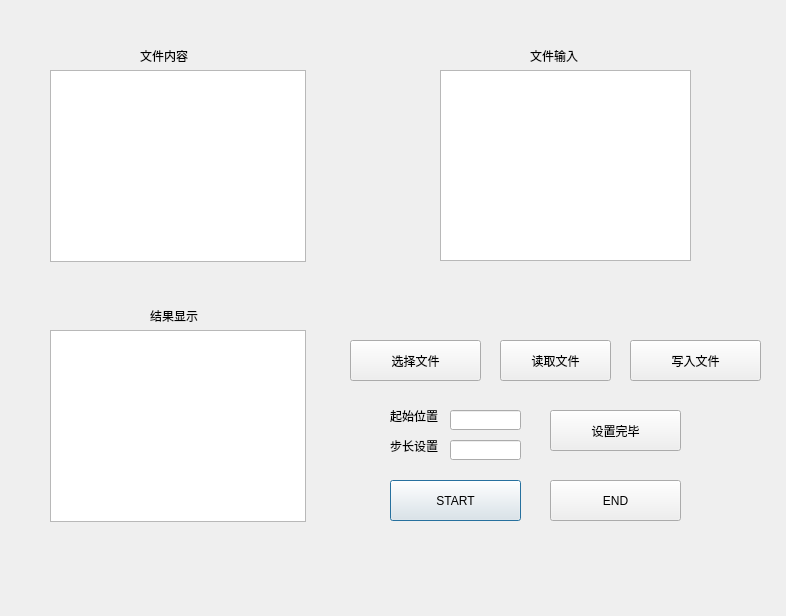
<?xml version="1.0" encoding="UTF-8"?>
<ui version="4.0">
 <class>MainWindow</class>
 <widget class="QDialog" name="MainWindow">
  <property name="geometry">
   <rect>
    <x>0</x>
    <y>0</y>
    <width>786</width>
    <height>616</height>
   </rect>
  </property>
  <property name="windowTitle">
   <string>Dialog</string>
  </property>
  <widget class="QPushButton" name="start">
   <property name="geometry">
    <rect>
     <x>390</x>
     <y>480</y>
     <width>131</width>
     <height>41</height>
    </rect>
   </property>
   <property name="text">
    <string>START</string>
   </property>
  </widget>
  <widget class="QPushButton" name="close">
   <property name="geometry">
    <rect>
     <x>550</x>
     <y>480</y>
     <width>131</width>
     <height>41</height>
    </rect>
   </property>
   <property name="text">
    <string>END</string>
   </property>
  </widget>
  <widget class="QTextBrowser" name="result_show">
   <property name="geometry">
    <rect>
     <x>50</x>
     <y>330</y>
     <width>256</width>
     <height>192</height>
    </rect>
   </property>
  </widget>
  <widget class="QLabel" name="label_result">
   <property name="geometry">
    <rect>
     <x>150</x>
     <y>310</y>
     <width>54</width>
     <height>12</height>
    </rect>
   </property>
   <property name="text">
    <string>结果显示</string>
   </property>
  </widget>
  <widget class="QLabel" name="label_start">
   <property name="geometry">
    <rect>
     <x>390</x>
     <y>410</y>
     <width>54</width>
     <height>12</height>
    </rect>
   </property>
   <property name="text">
    <string>起始位置</string>
   </property>
  </widget>
  <widget class="QLabel" name="label_step">
   <property name="geometry">
    <rect>
     <x>390</x>
     <y>440</y>
     <width>54</width>
     <height>12</height>
    </rect>
   </property>
   <property name="text">
    <string>步长设置</string>
   </property>
  </widget>
  <widget class="QLineEdit" name="line_step">
   <property name="geometry">
    <rect>
     <x>450</x>
     <y>440</y>
     <width>71</width>
     <height>20</height>
    </rect>
   </property>
  </widget>
  <widget class="QLineEdit" name="line_start">
   <property name="geometry">
    <rect>
     <x>450</x>
     <y>410</y>
     <width>71</width>
     <height>20</height>
    </rect>
   </property>
  </widget>
  <widget class="QPushButton" name="button_choose">
   <property name="geometry">
    <rect>
     <x>350</x>
     <y>340</y>
     <width>131</width>
     <height>41</height>
    </rect>
   </property>
   <property name="text">
    <string>选择文件</string>
   </property>
  </widget>
  <widget class="QLabel" name="label_show">
   <property name="geometry">
    <rect>
     <x>140</x>
     <y>50</y>
     <width>54</width>
     <height>12</height>
    </rect>
   </property>
   <property name="text">
    <string>文件内容</string>
   </property>
  </widget>
  <widget class="QTextBrowser" name="file_show">
   <property name="geometry">
    <rect>
     <x>50</x>
     <y>70</y>
     <width>256</width>
     <height>192</height>
    </rect>
   </property>
  </widget>
  <widget class="QPushButton" name="button_conf">
   <property name="geometry">
    <rect>
     <x>550</x>
     <y>410</y>
     <width>131</width>
     <height>41</height>
    </rect>
   </property>
   <property name="text">
    <string>设置完毕</string>
   </property>
  </widget>
  <widget class="QTextEdit" name="file_input">
   <property name="geometry">
    <rect>
     <x>440</x>
     <y>70</y>
     <width>251</width>
     <height>191</height>
    </rect>
   </property>
  </widget>
  <widget class="QLabel" name="label_input">
   <property name="geometry">
    <rect>
     <x>530</x>
     <y>50</y>
     <width>54</width>
     <height>12</height>
    </rect>
   </property>
   <property name="text">
    <string>文件输入</string>
   </property>
  </widget>
  <widget class="QPushButton" name="button_write">
   <property name="geometry">
    <rect>
     <x>630</x>
     <y>340</y>
     <width>131</width>
     <height>41</height>
    </rect>
   </property>
   <property name="text">
    <string>写入文件</string>
   </property>
  </widget>
  <widget class="QPushButton" name="button_read">
   <property name="geometry">
    <rect>
     <x>500</x>
     <y>340</y>
     <width>111</width>
     <height>41</height>
    </rect>
   </property>
   <property name="text">
    <string>读取文件</string>
   </property>
  </widget>
 </widget>
 <resources/>
 <connections/>
</ui>
